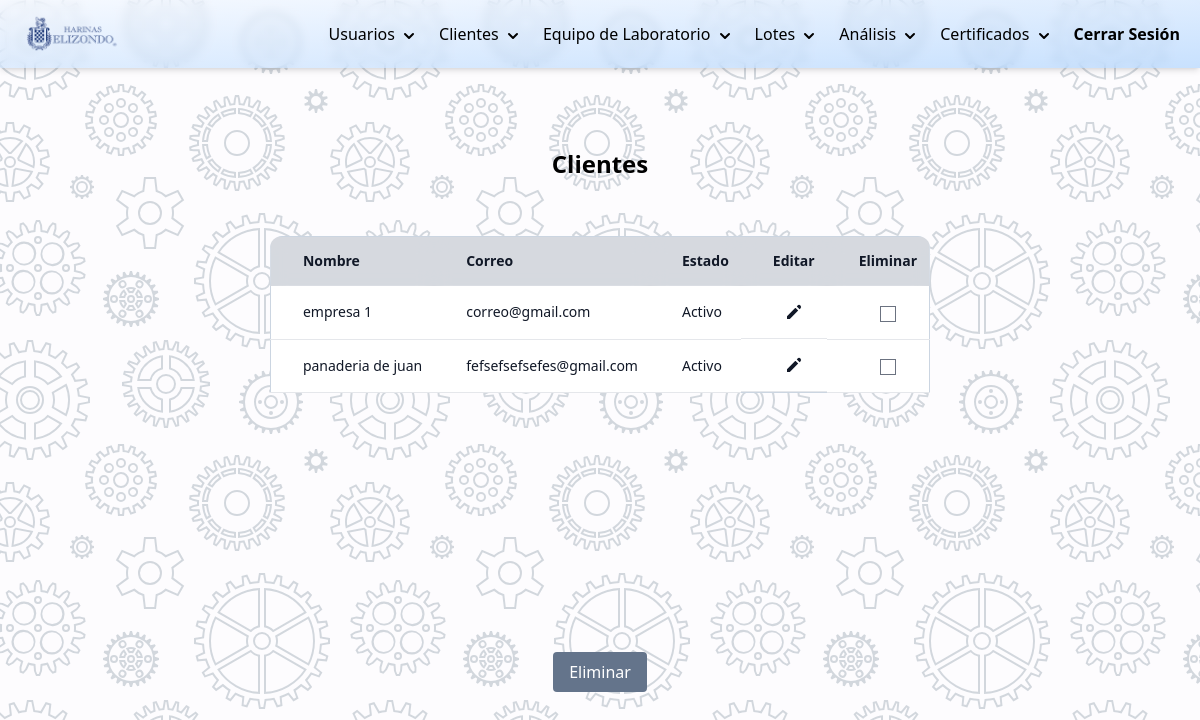
Page /php/modificar-clientes.php (signed in) on the earlier database version.
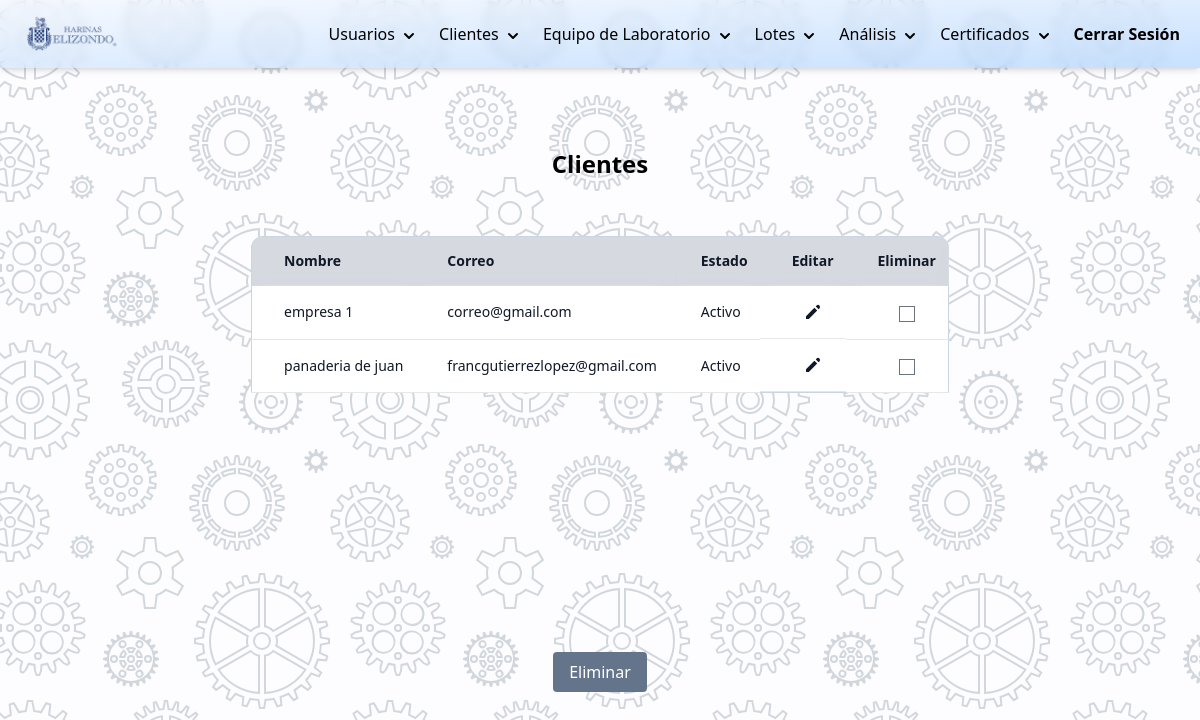
Same page on the later database version.
### tables this page shows
CREATE TABLE `clientes` (
  `id_cliente` int(11) NOT NULL,
  `id_valores` int(11) DEFAULT NULL,
  `correo` varchar(100) DEFAULT NULL,
  `domicilio` varchar(255) DEFAULT NULL,
  `nombre` varchar(100) DEFAULT NULL,
  `rfc` varchar(100) DEFAULT NULL,
  `estado` int(11) DEFAULT 3,
  `nombre_contacto` varchar(100) DEFAULT NULL,
  `puesto_de_contacto` varchar(100) DEFAULT NULL
);

### DB/controlarDB.php (called while the page is built, shortened)
<?php
function hacerConsulta(string $query){
    $con = mysqli_connect(HOST, USER, PASSWORD, DB);
    if (mysqli_connect_errno()) {
        return "Failed to connect to MySQL: " . mysqli_connect_error();
    }else{
        $result = mysqli_query($con, $query);
        $arreglo_de_resultados=[];
        while ($row = mysqli_fetch_array($result)):
            array_push($arreglo_de_resultados,$row);
        endwhile;
        return $arreglo_de_resultados;
    }
}

### php/modificar-clientes.php (the view, shortened to what the changed rows need)
<?php
    require_once("../DB/controlarDB.php");
    function estadoALetra($estado){
        switch ($estado){
            case "3":
                $estado="Activo";
                break;
        }
        return $estado;
    }
    $query_lista_clientes="SELECT id_cliente,nombre,correo,estado FROM clientes";
    $arreglo_clientes=hacerConsulta($query_lista_clientes);
?>
<!DOCTYPE html>
<html lang="es">
<head>
    <link rel="stylesheet" href="../css/styles.css">
    <script src="https://cdn.tailwindcss.com"></script>
    <script src="https://cdn.tailwindcss.com?plugins=forms,typography,aspect-ratio,line-clamp"></script>
</head>
<body class="background">
    <div class="container mx-auto flex justify-center items-center content-center">
        <div class="flex flex-col p-10 mt-10">
            <h1 class="text-2xl text-center mb-4 font-bold">Clientes</h1>
            <form  method="post" action="<?= htmlspecialchars($_SERVER["PHP_SELF"]);?>" class="mt-0">
                <div class="mt-10 overflow-y-auto h-96 rounded-xl">
                    <table class="table-auto rounded-xl border border-slate-300">
                        <thead class="rounded-lg">
                            <tr class="bg-gray-200">
                                <th class="sticky top-0 z-10 border-b border-gray-300 bg-gray-300 bg-opacity-75 py-3.5 pl-4 pr-3 text-left text-sm font-semibold text-gray-900 backdrop-blur backdrop-filter sm:pl-6 lg:pl-8">Nombre</th>
                                <th class="sticky top-0 z-10 border-b border-gray-300 bg-gray-300 bg-opacity-75 py-3.5 pl-4 pr-3 text-left text-sm font-semibold text-gray-900 backdrop-blur backdrop-filter sm:pl-6 lg:pl-8">Correo</th>
                                <th class="sticky top-0 z-10 border-b border-gray-300 bg-gray-300 bg-opacity-75 py-3.5 pl-4 pr-3 text-left text-sm font-semibold text-gray-900 backdrop-blur backdrop-filter sm:pl-6 lg:pl-8">Estado</th>
                                <th class="sticky top-0 z-10 border-b border-gray-300 bg-gray-300 bg-opacity-75 py-3.5 pl-4 pr-3 text-left text-sm font-semibold text-gray-900 backdrop-blur backdrop-filter sm:pl-6 lg:pl-8">Editar</th>
                                <th class="sticky top-0 z-10 border-b border-gray-300 bg-gray-300 bg-opacity-75 py-3.5 pl-4 pr-3 text-left text-sm font-semibold text-gray-900 backdrop-blur backdrop-filter sm:pl-6 lg:pl-8">Eliminar</th>
                            </tr>
                        </thead>
                        <tbody class="bg-white rounded-lg">
                            <?php foreach ($arreglo_clientes as $cliente): ?>
                            <tr>
                                <td class="whitespace-nowrap border-b border-gray-200 py-4 pl-4 pr-3 text-sm font-medium text-gray-900 sm:pl-6 lg:pl-8"><?= $cliente['nombre'] ?></td>
                                <td class="whitespace-nowrap border-b border-gray-200 py-4 pl-4 pr-3 text-sm font-medium text-gray-900 sm:pl-6 lg:pl-8"><?= $cliente['correo'] ?></td>
                                <td class="whitespace-nowrap border-b border-gray-200 py-4 pl-4 pr-3 text-sm font-medium text-gray-900 sm:pl-6 lg:pl-8"><?= estadoALetra($cliente['estado']) ?></td>
                                <td class="whitespace-nowrap border-b border-gray-200 py-4 pl-4 pr-3 text-sm font-medium text-gray-900 sm:pl-6 lg:pl-8 flex justify-center">
                                    <a href="./editar-cliente.php?i=<?= $cliente['id_cliente'] ?>">
                                        <svg xmlns="http://www.w3.org/2000/svg" class="h-5 w-5" viewBox="0 0 20 20" fill="currentColor">
                                            <path d="M13.586 3.586a2 2 0 112.828 2.828l-.793.793-2.828-2.828.793-.793zM11.379 5.793L3 14.172V17h2.828l8.38-8.379-2.83-2.828z" />
                                        </svg>
                                    </a>
                                </td>
                                <td class="whitespace-nowrap border-b border-gray-200 py-4 pl-4 pr-3 text-sm font-medium text-gray-900 sm:pl-6 lg:pl-8 text-center">
                                    <input type="checkbox" name="eliminar[]" value="<?= $cliente['id_cliente'] ?>">
                                </td>
                            </tr>
                            <?php endforeach ?>
                        </tbody>
                    </table>
                </div>
            </form>
        </div>
    </div>
</body>
</html>

Differences in the rows shown:
changed clientes "panaderia de juan": correo "fefsefsefsefes@gmail.com" → "francgutierrezlopez@gmail.com"
